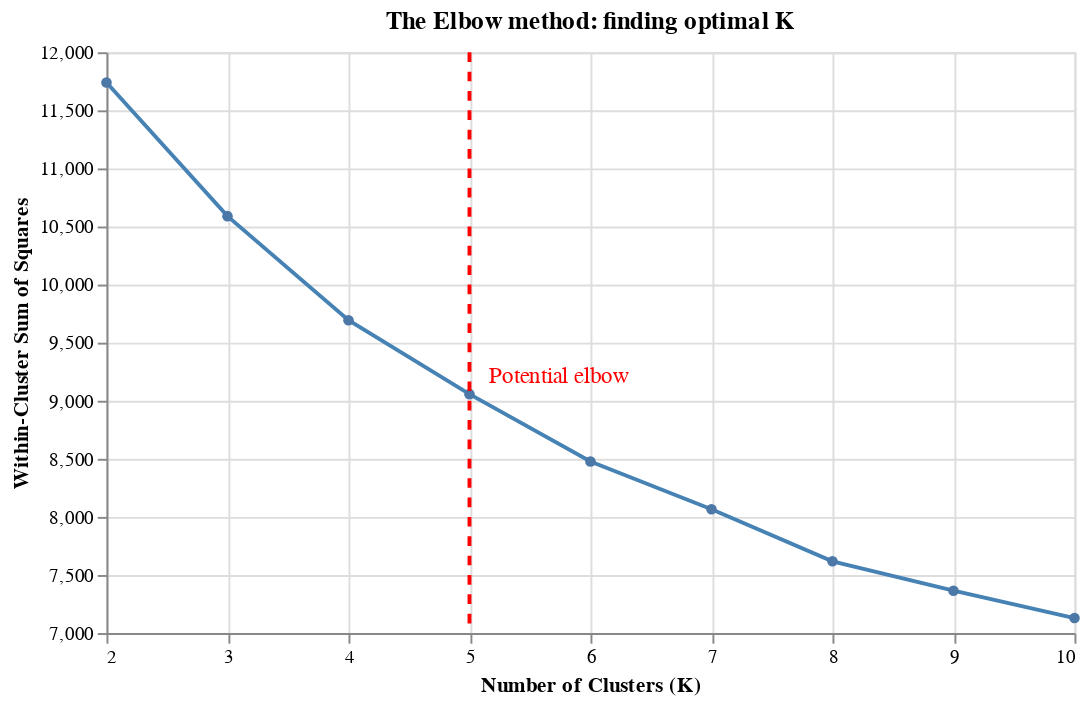

The code cell stored with this chart in its notebook:
### Markdown cell above
<br>

Plot elbow data

### Code cell
elbow_plot = alt.Chart(elbow_data).mark_line(point=True, color='steelblue').encode(
    x=alt.X('K:Q').scale(domain=[2, 10]).axis(tickCount=9, title='Number of Clusters (K)'),
    y=alt.Y('WCSS:Q').scale(zero=False).axis(format=',d').title('Within-Cluster Sum of Squares'),
    tooltip=[alt.Tooltip('K:Q', title='Clusters'), alt.Tooltip('WCSS:Q', format=',.0f', title='WCSS')]
).properties(
    width=500,
    height=300,
    title='The Elbow method: finding optimal K'
)

# Add a reference line at K=5
rule = alt.Chart(pd.DataFrame({'K': [5]})).mark_rule(
    color='red',
    strokeDash=[5, 5]
).encode(
    x='K:Q',
    size=alt.value(2)
)

# Add annotation
text = alt.Chart(pd.DataFrame({
    'K': [5],
    'WCSS': [elbow_data[elbow_data['K']==5]['WCSS'].values[0]],
    'label': ['Potential elbow']
})).mark_text(
    align='left',
    dx=10,
    dy=-10,
    color='red',
    fontSize=12
).encode(
    x='K:Q',
    y='WCSS:Q',
    text='label:N'
)

elbow_plot + rule + text

### Figure 1 — Vega-Lite specification as saved in the notebook (floating-point values rounded to 4 significant figures)
{"config": {"view": {"continuousWidth": 300, "continuousHeight": 300}}, "layer": [{"data": {"name": "data-45cbe92708dad2ea620f216c26d2f0fa"}, "mark": {"type": "line", "color": "steelblue", "point": true}, "encoding": {"tooltip": [{"field": "K", "title": "Clusters", "type": "quantitative"}, {"field": "WCSS", "format": ",.0f", "title": "WCSS", "type": "quantitative"}], "x": {"axis": {"tickCount": 9, "title": "Number of Clusters (K)"}, "field": "K", "scale": {"domain": [2, 10]}, "type": "quantitative"}, "y": {"axis": {"format": ",d"}, "field": "WCSS", "scale": {"zero": false}, "title": "Within-Cluster Sum of Squares", "type": "quantitative"}}, "title": "The Elbow method: finding optimal K"}, {"data": {"name": "data-8f63c7900deea943ade71e3f1ef337ea"}, "mark": {"type": "rule", "color": "red", "strokeDash": [5, 5]}, "encoding": {"size": {"value": 2}, "x": {"field": "K", "type": "quantitative"}}}, {"data": {"name": "data-e249be854d7ec81fe599ce25c8a258fd"}, "mark": {"type": "text", "align": "left", "color": "red", "dx": 10, "dy": -10, "fontSize": 12}, "encoding": {"text": {"field": "label", "type": "nominal"}, "x": {"field": "K", "type": "quantitative"}, "y": {"field": "WCSS", "type": "quantitative"}}}], "height": 300, "width": 500, "$schema": "https://vega.github.io/schema/vega-lite/v5.20.1.json", "datasets": {"data-45cbe92708dad2ea620f216c26d2f0fa": [{"K": 2, "WCSS": 11740.0}, {"K": 3, "WCSS": 10590.0}, {"K": 4, "WCSS": 9693.0}, {"K": 5, "WCSS": 9057.0}, {"K": 6, "WCSS": 8477.0}, {"K": 7, "WCSS": 8066.0}, {"K": 8, "WCSS": 7618.0}, {"K": 9, "WCSS": 7365.0}, {"K": 10, "WCSS": 7129.0}], "data-8f63c7900deea943ade71e3f1ef337ea": [{"K": 5}], "data-e249be854d7ec81fe599ce25c8a258fd": [{"K": 5, "WCSS": 9057.0, "label": "Potential elbow"}]}}
